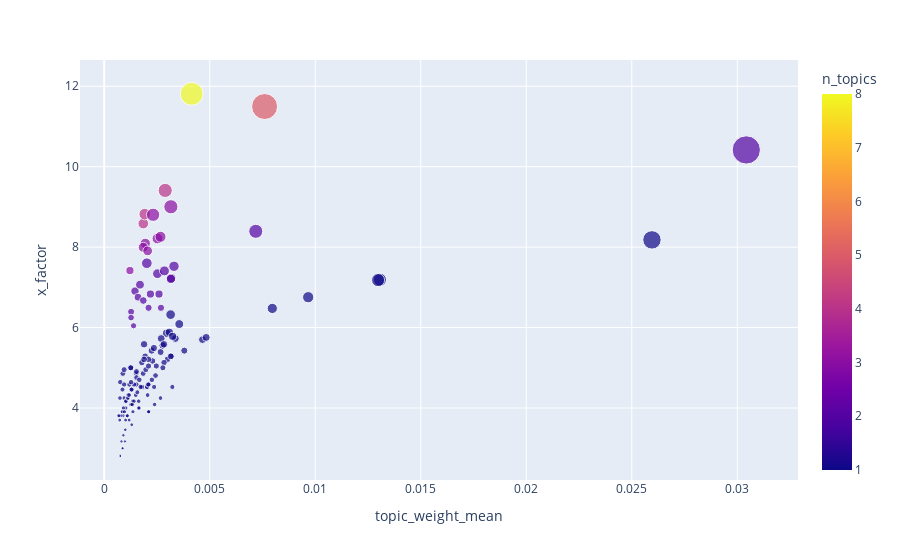

The cell this chart's notebook holds for it:
### Code cell
px.scatter(model.PHRASE, 'topic_weight_mean', 'x_factor', color='n_topics', size='n_words',  width=600)

### Figure 1 — Plotly figure (JSON) as saved in the notebook; plotly's stock layout.template omitted (floating-point values rounded to 4 significant figures; data arrays with more than 128 entries replaced by an {"elided": "..."} marker saying what was removed)
{"data": [{"hovertemplate": "topic_weight_mean=%{x}<br>x_factor=%{y}<br>n_words=%{marker.size}<br>n_topics=%{marker.color}<extra></extra>", "legendgroup": "", "marker": {"color": {"elided": "145 int values"}, "coloraxis": "coloraxis", "size": {"elided": "145 int values"}, "sizemode": "area", "sizeref": 1.708, "symbol": "circle"}, "mode": "markers", "name": "", "orientation": "v", "showlegend": false, "type": "scatter", "x": {"elided": "145 float values"}, "xaxis": "x", "y": {"elided": "145 float values"}, "yaxis": "y"}], "layout": {"autosize": true, "coloraxis": {"colorbar": {"title": {"text": "n_topics"}}, "colorscale": [[0, "#0d0887"], [0.1111, "#46039f"], [0.2222, "#7201a8"], [0.3333, "#9c179e"], [0.4444, "#bd3786"], [0.5556, "#d8576b"], [0.6667, "#ed7953"], [0.7778, "#fb9f3a"], [0.8889, "#fdca26"], [1, "#f0f921"]]}, "legend": {"itemsizing": "constant", "tracegroupgap": 0}, "margin": {"t": 60}, "xaxis": {"anchor": "y", "autorange": true, "domain": [0, 1], "range": [-0.001068, 0.03255], "title": {"text": "topic_weight_mean"}, "type": "linear"}, "yaxis": {"anchor": "x", "autorange": true, "domain": [0, 1], "range": [2.115, 12.99], "title": {"text": "x_factor"}, "type": "linear"}}}
